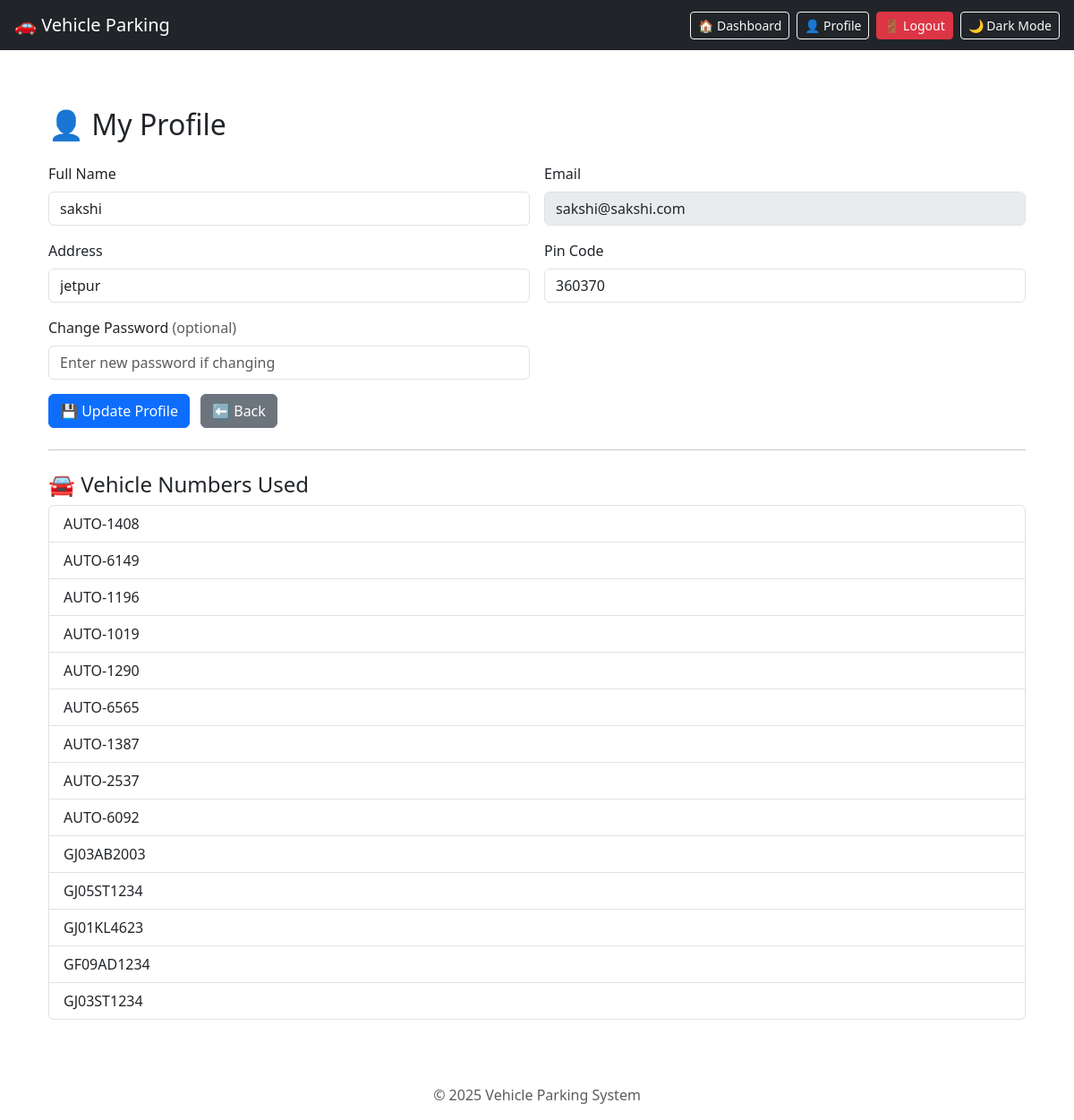
Screenshot of /profile (signed in) with the database file from the repository.
### tables this page shows
CREATE TABLE users (
            id INTEGER PRIMARY KEY AUTOINCREMENT,
            email TEXT UNIQUE NOT NULL,
            password TEXT NOT NULL,
            full_name TEXT NOT NULL,
            address TEXT,
            pin_code TEXT,
            role TEXT DEFAULT 'user'
        );

CREATE TABLE parking_history (
            id INTEGER PRIMARY KEY AUTOINCREMENT,
            user_id INTEGER NOT NULL,
            spot_id INTEGER NOT NULL,
            lot_id INTEGER NOT NULL,
            vehicle_number TEXT NOT NULL,
            entry_time TEXT NOT NULL,
            exit_time TEXT, cost REAL,
            FOREIGN KEY(user_id) REFERENCES users(id),
            FOREIGN KEY(spot_id) REFERENCES parking_spots(id),
            FOREIGN KEY(lot_id) REFERENCES parking_lots(id)
        );

### app.py (the view, shortened to what this page needs)
@app.route('/profile', methods=['GET', 'POST'])
def profile():
    if 'id' not in session:
        return redirect(url_for('login'))
    conn = get_db_connection()
    user = conn.execute('SELECT * FROM users WHERE id = ?', (session['id'],)).fetchone()
    vehicles = conn.execute(
        'SELECT DISTINCT vehicle_number FROM parking_history WHERE user_id = ?',
        (session['id'],)
    ).fetchall()
    conn.close()
    return render_template('profile.html', user=user, vehicles=vehicles)

### app.py (called while the page is built)
def get_db_connection():
    conn = sqlite3.connect(DATABASE)
    conn.row_factory = sqlite3.Row
    return conn

### templates/profile.html (shortened to what this page needs)
{% extends "base.html" %}
{% block content %}
<div class="container mt-4">
  <h2 class="mb-4">👤 My Profile</h2>
  <form method="POST" class="row g-3">
    <div class="col-md-6">
      <label class="form-label">Full Name</label>
      <input type="text" name="full_name" class="form-control" value="{{ user.full_name }}" required>
    </div>
    <div class="col-md-6">
      <label class="form-label">Email</label>
      <input type="email" class="form-control" value="{{ user.email }}" disabled>
    </div>
    <div class="col-md-6">
      <label class="form-label">Address</label>
      <input type="text" name="address" class="form-control" value="{{ user.address }}">
    </div>
    <div class="col-md-6">
      <label class="form-label">Pin Code</label>
      <input type="text" name="pin_code" class="form-control" value="{{ user.pin_code }}">
    </div>
    <div class="col-md-6">
      <label class="form-label">Change Password <span class="text-muted">(optional)</span></label>
      <input type="password" name="password" class="form-control" placeholder="Enter new password if changing">
    </div>
    <div class="col-12">
      <button type="submit" class="btn btn-primary">💾 Update Profile</button>
      <a href="{{ url_for('user_dashboard') }}" class="btn btn-secondary ms-2">⬅ Back</a>
    </div>
  </form>
  <hr class="my-4">
  <h4>🚘 Vehicle Numbers Used</h4>
  {% if vehicles %}
    <ul class="list-group mt-2">
      {% for v in vehicles %}
      <li class="list-group-item">{{ v.vehicle_number }}</li>
      {% endfor %}
    </ul>
  {% else %}
    <p class="text-muted">No vehicle usage history yet.</p>
  {% endif %}
</div>
{% endblock %}

### rows the page displays
users: full_name "sakshi", email "sakshi@sakshi.com", address "jetpur", pin_code "360370"
parking_history: vehicle_number "AUTO-1408"
parking_history: vehicle_number "AUTO-6149"
parking_history: vehicle_number "AUTO-1196"
parking_history: vehicle_number "AUTO-1019"
parking_history: vehicle_number "AUTO-1290"
parking_history: vehicle_number "AUTO-1387"
parking_history: vehicle_number "AUTO-2537"
parking_history: vehicle_number "AUTO-6092"
parking_history: vehicle_number "GJ05ST1234"
parking_history: vehicle_number "GF09AD1234"

### other values shown
{{ v.vehicle_number }} "AUTO-6565" "GJ03AB2003" "GJ01KL4623" "GJ03ST1234"
